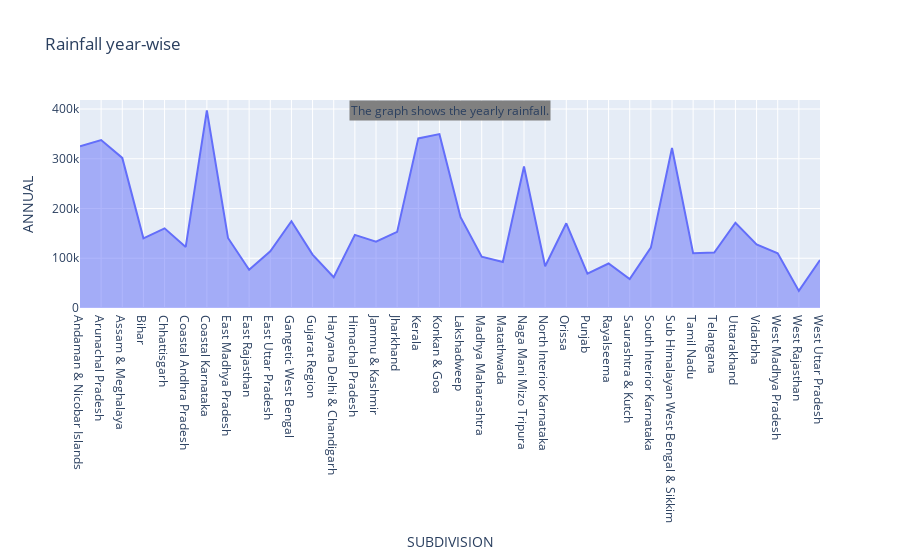

The code cell stored with this chart in its notebook:
### Code cell
fig = px.area(grouped_obj, x=grouped_obj.index, y='ANNUAL', title='Rainfall year-wise')
conclusion = 'The graph shows the yearly rainfall.'
fig.add_annotation(text=conclusion, xref='paper', yref='paper', x=.5, y=1, bgcolor='grey', showarrow=False, font=dict(size=12))

### Figure 1 — Plotly figure (JSON) as saved in the notebook; plotly's stock layout.template omitted (floating-point values rounded to 4 significant figures)
{"data": [{"fillpattern": {"shape": ""}, "hovertemplate": "SUBDIVISION=%{x}<br>ANNUAL=%{y}<extra></extra>", "legendgroup": "", "line": {"color": "#636efa"}, "marker": {"symbol": "circle"}, "mode": "lines", "name": "", "orientation": "v", "showlegend": false, "stackgroup": "1", "type": "scatter", "x": ["Andaman & Nicobar Islands", "Arunachal Pradesh", "Assam & Meghalaya", "Bihar", "Chhattisgarh", "Coastal Andhra Pradesh", "Coastal Karnataka", "East Madhya Pradesh", "East Rajasthan", "East Uttar Pradesh", "Gangetic West Bengal", "Gujarat Region", "Haryana Delhi & Chandigarh", "Himachal Pradesh", "Jammu & Kashmir", "Jharkhand", "Kerala", "Konkan & Goa", "Lakshadweep", "Madhya Maharashtra", "Matathwada", "Naga Mani Mizo Tripura", "North Interior Karnataka", "Orissa", "Punjab", "Rayalseema", "Saurashtra & Kutch", "South Interior Karnataka", "Sub Himalayan West Bengal & Sikkim", "Tamil Nadu", "Telangana", "Uttarakhand", "Vidarbha", "West Madhya Pradesh", "West Rajasthan", "West Uttar Pradesh"], "xaxis": "x", "y": [325000.0, 337700.0, 301800.0, 140000.0, 160200.0, 122900.0, 397300.0, 140800.0, 76810.0, 114200.0, 174400.0, 107400.0, 61830.0, 147000.0, 133200.0, 153000.0, 340968, 349500.0, 182700.0, 103100.0, 92630.0, 284600.0, 83910.0, 170300.0, 69200.0, 89500.0, 58080.0, 121400.0, 321813, 110000.0, 111500.0, 171300.0, 127945, 110200.0, 34410.0, 96396], "yaxis": "y"}], "layout": {"annotations": [{"bgcolor": "grey", "font": {"size": 12}, "showarrow": false, "text": "The graph shows the yearly rainfall.", "x": 0.5, "xref": "paper", "y": 1, "yref": "paper"}], "legend": {"tracegroupgap": 0}, "title": {"text": "Rainfall year-wise"}, "xaxis": {"anchor": "y", "domain": [0, 1], "title": {"text": "SUBDIVISION"}}, "yaxis": {"anchor": "x", "domain": [0, 1], "title": {"text": "ANNUAL"}}}}
